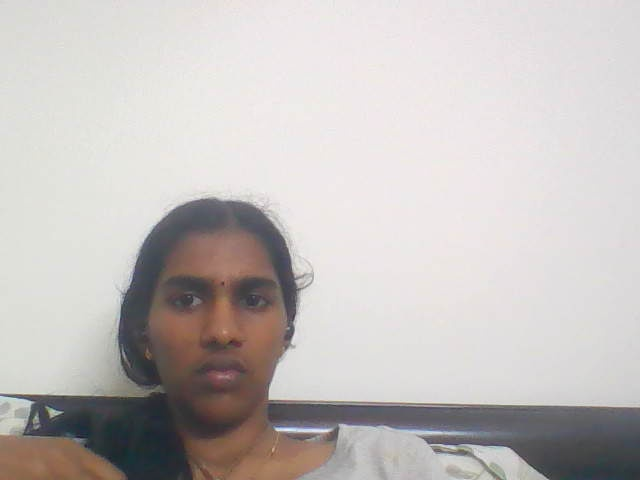
#> input picture frame.jpg, 640 x 480 px, given in place of the camera
$ python main.py
#> lines starting #> are read from the running program, lines starting #| are printed output that depends on the picture
import cv2
import numpy as np

cap = cv2.VideoCapture(0)

while True:
    ret, frame = cap.read()
#> frame is the input picture: shape (480, 640, 3); mean B, G, R 190.3, 192.1, 197.1

    if not ret:
        break

    frame = cv2.flip(frame, 1)
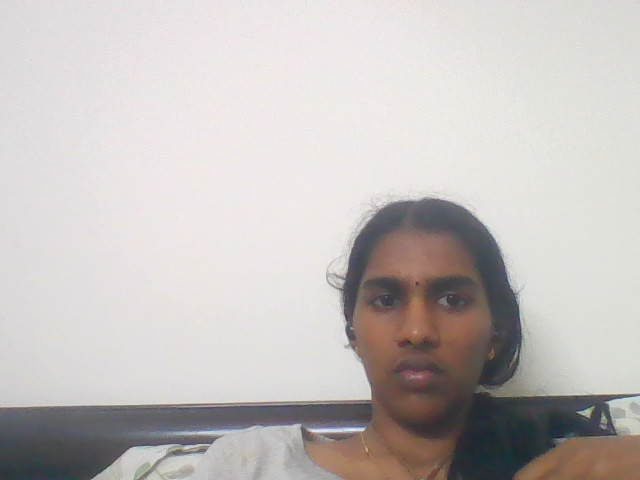
#> frame: shape (480, 640, 3); mean B, G, R 190.3, 192.1, 197.1

    gray = cv2.cvtColor(frame, cv2.COLOR_BGR2GRAY)
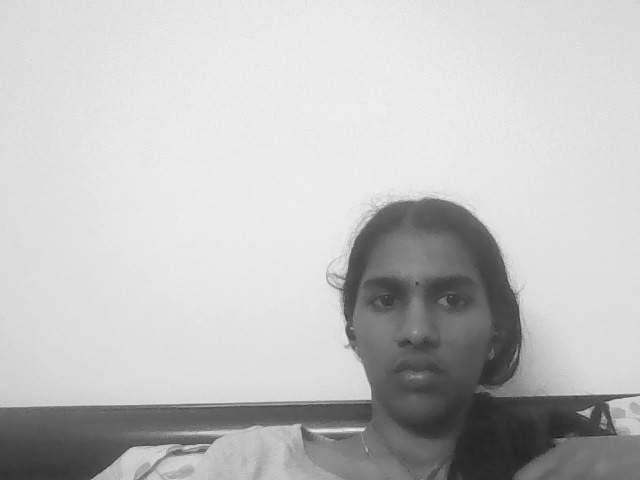
#> gray: shape (480, 640); min 33, max 242, mean 193.4

    light_intensity = np.mean(gray)
#> light_intensity = 193.4

    equalized = cv2.equalizeHist(gray)
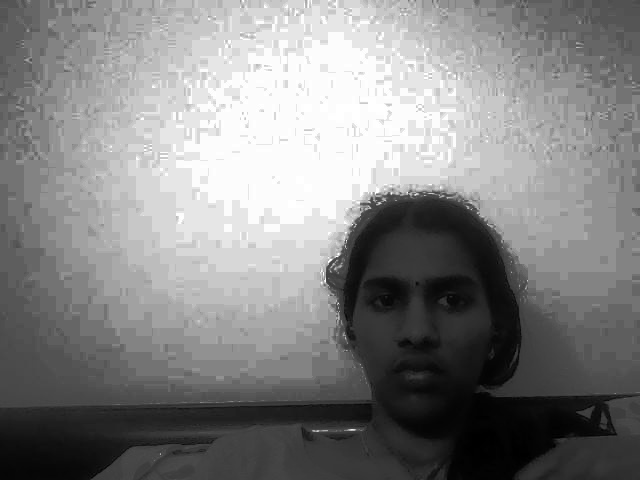
#> equalized: shape (480, 640); min 0, max 255, mean 131.8

    night_vision_frame = cv2.merge((np.zeros_like(equalized), equalized, np.zeros_like(equalized)))
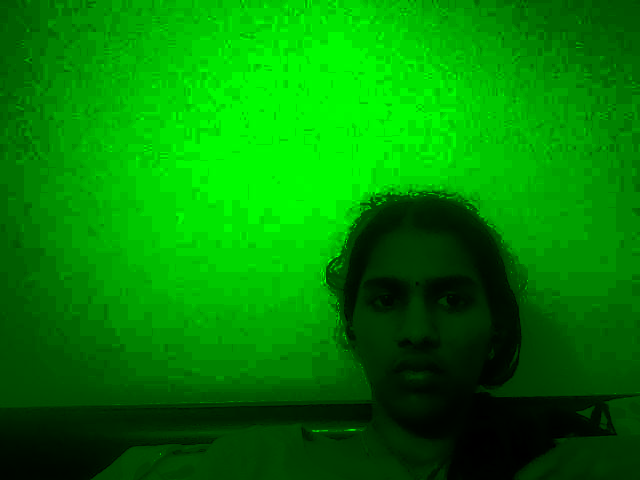
#> night_vision_frame: shape (480, 640, 3); mean of channels 0, 1, 2 0, 131.8, 0; drawn as B, G, R

    night_vision_frame = cv2.convertScaleAbs(night_vision_frame, alpha=1.5, beta=30)
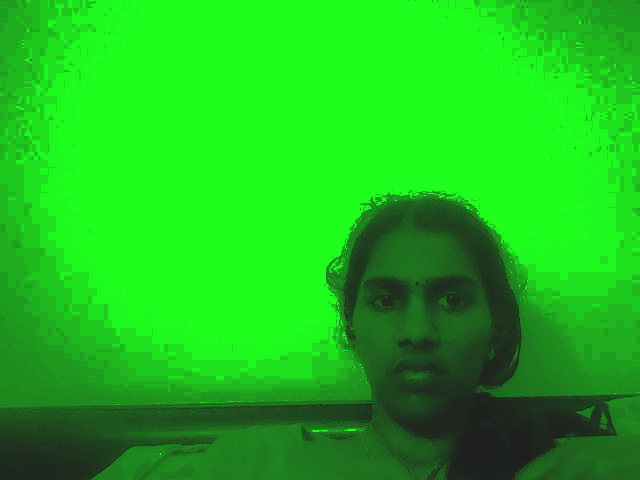
#> night_vision_frame: shape (480, 640, 3); mean of channels 0, 1, 2 30, 191.1, 30; drawn as B, G, R

    intensity_text = f"Light Intensity: {int(light_intensity)}"
#> intensity_text = 'Light Intensity: 193'
    cv2.putText(night_vision_frame, intensity_text, (10, 30), cv2.FONT_HERSHEY_SIMPLEX, 1, (0, 0, 0), 2)

    if light_intensity > 150:
        warning_text = "Too Much Light!"
        cv2.putText(night_vision_frame, warning_text, (10, 70), cv2.FONT_HERSHEY_SIMPLEX, 1, (0, 0, 0), 2)
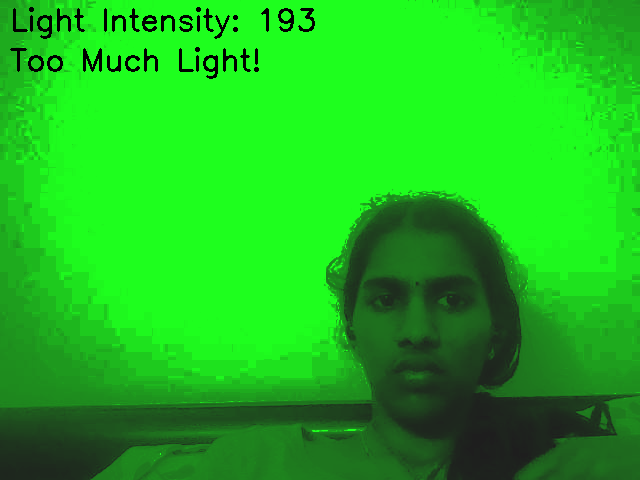
#> night_vision_frame: shape (480, 640, 3); mean of channels 0, 1, 2 29.6, 188.3, 29.6; drawn as B, G, R

    cv2.imshow('Night Vision', night_vision_frame)

    if cv2.waitKey(1) & 0xFF == ord('q'):
#> (key q is pressed here)
        break

cap.release()
cv2.destroyAllWindows()
